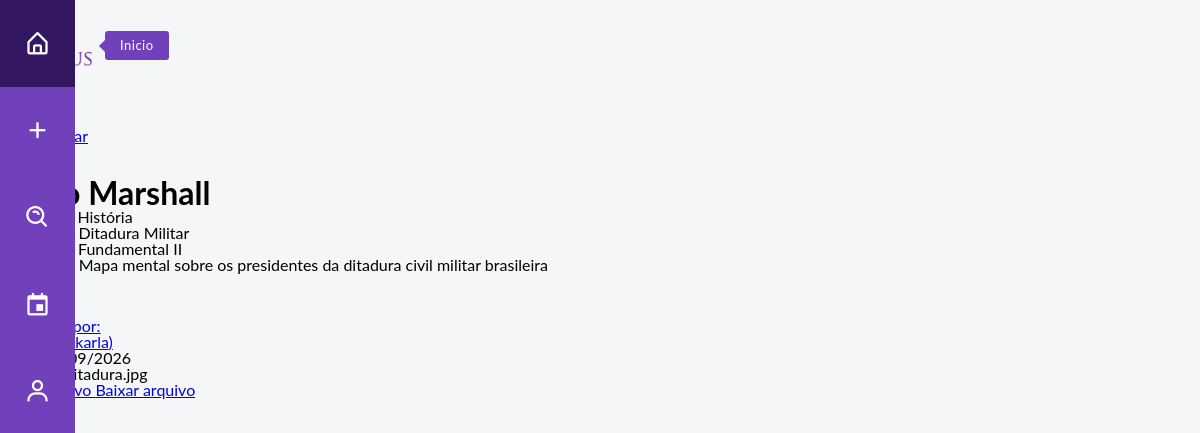
The page /front/material.php?id=1 on the database its author committed.
### tables this page shows
CREATE TABLE MATERIAL(
    ID_MATERIAL INT NOT NULL PRIMARY KEY AUTO_INCREMENT,
    COD_USU INT NOT NULL,
    COD_CONTEUDO INT NOT NULL,
    COD_NIVEL INT NOT NULL,
    TITULO_MATERIA VARCHAR(100) NOT NULL,
    CAMINHO_ARQUIVO VARCHAR(255) NOT NULL,
    NOME_ARQUIVO VARCHAR(255) NOT NULL,
    DATA_CAD DATETIME NOT NULL,
    STATUS_MATERIA VARCHAR(10) NOT NULL,
    DESCRICAO_MATERIA VARCHAR(300),

    FOREIGN KEY (COD_USU) REFERENCES USUARIO(ID_USU),
    FOREIGN KEY (COD_CONTEUDO) REFERENCES CONTEUDO(ID_CONTEUDO),
    FOREIGN KEY (COD_NIVEL) REFERENCES NIVEL_ENSINO(ID_NIVEL)
);

CREATE TABLE DISCIPLINA(
    ID_DISCI INT NOT NULL PRIMARY KEY AUTO_INCREMENT,
    NOME_DISCI VARCHAR(30) NOT NULL
);

CREATE TABLE CONTEUDO(
    ID_CONTEUDO INT NOT NULL PRIMARY KEY AUTO_INCREMENT,
    COD_DISCI INT NOT NULL,
    NOME_CONTEUDO VARCHAR(30),

    FOREIGN KEY (COD_DISCI) REFERENCES DISCIPLINA(ID_DISCI)
);

CREATE TABLE NIVEL_ENSINO(
    ID_NIVEL INT NOT NULL PRIMARY KEY AUTO_INCREMENT,
    NOME_NIVEL VARCHAR(30) NOT NULL
);

CREATE TABLE USUARIO(
    ID_USU INT NOT NULL PRIMARY KEY AUTO_INCREMENT,
    NOME_USU VARCHAR(50) NOT NULL,
    EMAIL_USU VARCHAR(60) NOT NULL,
    SENHA_USU VARCHAR(255) NOT NULL,
    USERNAME VARCHAR(20) NOT NULL,
    DESCRICAO_USU VARCHAR(200),
    FOTO_USU VARCHAR(255)
);

### front/material.php (the view, shortened to what this page needs)
<?php
include '../php/conexao.php';
$id_material = $_GET['id'] ?? '';
$sql = "SELECT MATERIAL.*, CONTEUDO.NOME_CONTEUDO, DISCIPLINA.NOME_DISCI,
            NIVEL_ENSINO.NOME_NIVEL, USUARIO.NOME_USU, USUARIO.USERNAME, USUARIO.FOTO_USU
        FROM MATERIAL
        INNER JOIN CONTEUDO ON MATERIAL.COD_CONTEUDO = CONTEUDO.ID_CONTEUDO
        INNER JOIN DISCIPLINA ON CONTEUDO.COD_DISCI = DISCIPLINA.ID_DISCI
        INNER JOIN NIVEL_ENSINO ON MATERIAL.COD_NIVEL = NIVEL_ENSINO.ID_NIVEL
        INNER JOIN USUARIO ON MATERIAL.COD_USU = USUARIO.ID_USU
        WHERE MATERIAL.ID_MATERIAL = ?";
$stmt = $conexao->prepare($sql);
$stmt->bind_param("i", $id_material);
$stmt->execute();
$resultado = $stmt->get_result();
$material = $resultado->fetch_assoc();
$acessoNegado = false;
?>
<!DOCTYPE html>
<html lang="pt-BR">
<head>
    <link rel="stylesheet" href="../css/navbar.css">
    <link href='https://unpkg.com/boxicons@2.1.4/css/boxicons.min.css' rel='stylesheet'>
    <link rel="stylesheet" href="../css/typeahead.css">
</head>
<body>
<nav class="sidebar-navigation">
    <ul>
        <li>
            <a href="../index.php">
                <i class="bx bx-home-alt"></i>
                <span class="tooltip">Inicio</span>
            </a>
        </li>
        <li>
            <a href="criar.php">
                <i class="bx bx-plus"></i>
            </a>
        </li>
        <li>
            <a href="pesquisar.php">
                <i class="bx bx-search-alt"></i>
            </a>
        </li>
        <li>
            <a href="planejamento.php">
                <i class="bx bx-calendar-event"></i>
            </a>
        </li>
        <li>
            <a href="perfil.php">
                <i class="bx bx-user"></i>
            </a>
        </li>
    </ul>
</nav>
<div class="topbar">
    <div class="logo">
    </div>
    <div class="user">
        <?php
        if(empty($_SESSION['id_usuario'])){
            $foto = '../img/user.webp';
            echo "<a href='logar.php'><img src='$foto' class='fotoPerfil'></a>";
            echo "<a href='logar.php'>Entrar</a>";
        }
        ?>
    </div>
</div>
<main class="area-material">
    <a href="javascript:history.back()" class="voltar">
    </a>
    <?php if(!$acessoNegado){ ?>
    <div class="material">
        <h1>
            <?php echo htmlspecialchars($material['TITULO_MATERIA']); ?>
        </h1>
        <p>
            <strong>Disciplina:</strong>
            <?php echo htmlspecialchars($material['NOME_DISCI']); ?>
        </p>
        <p>
            <strong>Conteúdo:</strong>
            <?php echo htmlspecialchars($material['NOME_CONTEUDO']); ?>
        </p>
        <p>
            <strong>Nível:</strong>
            <?php echo htmlspecialchars($material['NOME_NIVEL']); ?>
        </p>
        <?php if(!empty($material['DESCRICAO_MATERIA'])){ ?>
            <p>
                <strong>Descrição:</strong>
                <?php echo htmlspecialchars($material['DESCRICAO_MATERIA']); ?>
            </p>
        <?php } ?>
        <div class="autor-material">
            <a href="perfilUsuario.php?id=<?php echo $material['COD_USU']; ?>">
                <div>
                    <p>Publicado por:</p>
                    <p>
                        (@<?php echo htmlspecialchars($material['USERNAME']); ?>)
                    </p>
                </div>
            </a>
        </div>
        <p>
            <strong>Data:</strong>
            <?php echo date("d/m/Y", strtotime($material['DATA_CAD'])); ?>
        </p>
        <p>
            <strong>Arquivo:</strong>
            <?php echo htmlspecialchars($material['NOME_ARQUIVO']); ?>
        </p>
        <a
            href="../<?php echo htmlspecialchars($material['CAMINHO_ARQUIVO']); ?>"
            target="_blank"
        >
        </a>
        <a
            href="../<?php echo htmlspecialchars($material['CAMINHO_ARQUIVO']); ?>"
            download="<?php echo htmlspecialchars($material['NOME_ARQUIVO']); ?>"
        >
            Baixar arquivo
        </a>
    </div>
    <?php } ?>
</main>
</body>
</html>

### css/navbar.css (style rules this page uses)
.logo { display: flex; justify-content: left; align-items: left; padding: 20px 0; }
* { margin: 0; padding: 0; list-style: none; font-family: 'Lato', sans-serif; line-height: 1; }
body { background-color: #F5F6F8; }
.sidebar-navigation { position: fixed; top: 0; bottom: 0; left: 0; display: block; height: 100vh; min-height: 0; width: 75px; background-color: #7141bb; float: none; z-index: 10; }
.sidebar-navigation ul { text-align: center; color: white; }
.sidebar-navigation ul li { cursor: pointer; transition: all ease-out 120ms; }
.sidebar-navigation ul li a { display: block; width: 100%; padding: 30px 0; color: white; text-decoration: none; }
.sidebar-navigation ul li i { display: block; font-size: 27px; transition: all ease 450ms; }
.sidebar-navigation ul li .tooltip { display: inline-block; position: absolute; background-color: #7141bb; padding: 8px 15px; border-radius: 3px; margin-top: -26px; left: 105px; opacity: 0; visibility: hidden; font-size: 13px; letter-spacing: .5px; }
.sidebar-navigation ul li .tooltip:before { content: ''; display: block; position: absolute; left: -4px; top: 10px; transform: rotate(45deg); width: 10px; height: 10px; background-color: inherit; }

### rows shown on the page
material: TITULO_MATERIA "Plano Marshall", disciplina.NOME_DISCI "História", COD_CONTEUDO.NOME_CONTEUDO "Ditadura Militar", COD_NIVEL.NOME_NIVEL "Ens. Fundamental II", DESCRICAO_MATERIA "Mapa mental sobre os presidentes da ditadura civil militar brasileira", COD_USU.USERNAME "nakarla", DATA_CAD "22/09/2026", NOME_ARQUIVO "ditadura.jpg"
